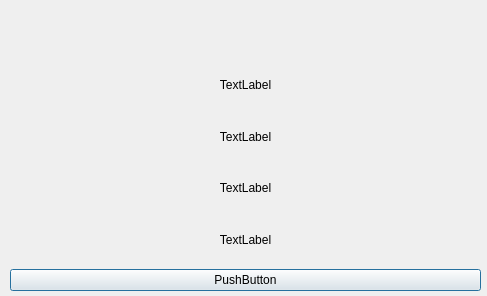
<?xml version="1.0" encoding="UTF-8"?>
<ui version="4.0">
 <class>CHCreditsDialog</class>
 <widget class="QDialog" name="CHCreditsDialog">
  <property name="geometry">
   <rect>
    <x>0</x>
    <y>0</y>
    <width>487</width>
    <height>296</height>
   </rect>
  </property>
  <property name="windowTitle">
   <string>Dialog</string>
  </property>
  <widget class="QWidget" name="">
   <property name="geometry">
    <rect>
     <x>10</x>
     <y>10</y>
     <width>471</width>
     <height>281</height>
    </rect>
   </property>
   <layout class="QVBoxLayout" name="verticalLayout">
    <item>
     <widget class="QLabel" name="label_5">
      <property name="text">
       <string/>
      </property>
      <property name="pixmap">
       <pixmap resource="chresource.qrc">:/new/prefix1/icons/ch128.png</pixmap>
      </property>
      <property name="alignment">
       <set>Qt::AlignCenter</set>
      </property>
     </widget>
    </item>
    <item>
     <widget class="QLabel" name="label">
      <property name="text">
       <string>TextLabel</string>
      </property>
      <property name="alignment">
       <set>Qt::AlignCenter</set>
      </property>
      <property name="openExternalLinks">
       <bool>false</bool>
      </property>
     </widget>
    </item>
    <item>
     <widget class="QLabel" name="label_2">
      <property name="text">
       <string>TextLabel</string>
      </property>
      <property name="alignment">
       <set>Qt::AlignCenter</set>
      </property>
     </widget>
    </item>
    <item>
     <widget class="QLabel" name="label_4">
      <property name="text">
       <string>TextLabel</string>
      </property>
      <property name="alignment">
       <set>Qt::AlignCenter</set>
      </property>
     </widget>
    </item>
    <item>
     <widget class="QLabel" name="label_3">
      <property name="text">
       <string notr="true">TextLabel</string>
      </property>
      <property name="textFormat">
       <enum>Qt::PlainText</enum>
      </property>
      <property name="alignment">
       <set>Qt::AlignCenter</set>
      </property>
      <property name="openExternalLinks">
       <bool>false</bool>
      </property>
     </widget>
    </item>
    <item>
     <widget class="QPushButton" name="pushButton">
      <property name="text">
       <string>PushButton</string>
      </property>
     </widget>
    </item>
   </layout>
  </widget>
 </widget>
 <resources>
  <include location="chresource.qrc"/>
 </resources>
 <connections/>
</ui>
